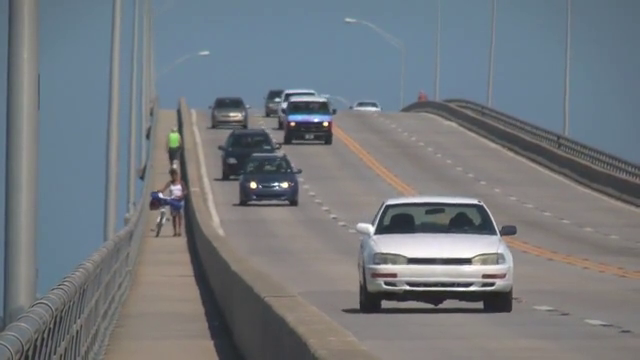
#> input picture frame 91 of ex2.5/video/ex1.mp4, 640 x 360 px
$ python csk_track.py
#> lines starting #> are read from the running program, lines starting #| are printed output that depends on the picture
### ex2.5/csk.py
import numpy as np

class CSK:
    def __init__(self):
        self.eta = 0.075
        self.sigma = 0.2
        self.lmbda = 0.01

    def init(self,frame,x1,y1,width,height):
        # Save position and size of bbox
        self.x1 = x1
        self.y1 = y1
        self.width = width if width%2==0 else width-1
        self.height = height if height%2==0 else height-1

        # Crop & Window
        self.x = self.crop(frame,x1,y1,self.width,self.height)

        # Generate regression target
        self.y = self.target(self.width,self.height)
        self.prev = np.unravel_index(np.argmax(self.y, axis=None), self.y.shape) # Maximum position

        # Training
        self.alphaf = self.training(self.x,self.y,self.sigma,self.lmbda)

    # [22 lines left out: function update, not called in this run]


    def dgk(self, x1, x2, sigma):
        c = np.fft.fftshift(np.fft.ifft2(np.fft.fft2(x1)*np.conj(np.fft.fft2(x2))))
        d = np.dot(np.conj(x1.flatten(1)),x1.flatten(1)) + np.dot(np.conj(x2.flatten(1)),x2.flatten(1)) - 2*c
        k = np.exp(-1/sigma**2*np.abs(d)/np.size(x1))
        return k

    def training(self, x, y, sigma, lmbda):
        k = self.dgk(x, x, sigma)
        alphaf = np.fft.fft2(y)/(np.fft.fft2(k)+lmbda)
        return alphaf

    # [4 lines left out: function detection, not called in this run]

    def window(self,img):
        height = img.shape[0]
        width = img.shape[1]

        j = np.arange(0,width)
        i = np.arange(0,height)
        J, I = np.meshgrid(j,i)
        window = np.sin(np.pi*J/width)*np.sin(np.pi*I/height)
        windowed = window*((img/255)-0.5)

        return windowed

    def crop(self,img,x1,y1,width,height):
        pad_y = [0,0]
        pad_x = [0,0]

        if (y1-height/2) < 0:
            y_up = 0
            pad_y[0] = int(-(y1-height/2))
        else:
            y_up = int(y1-height/2)

        if (y1+3*height/2) > img.shape[0]:
            y_down = img.shape[0]
            pad_y[1] = int((y1+3*height/2) - img.shape[0])
        else:
            y_down = int(y1+3*height/2)

        if (x1-width/2) < 0:
            x_left = 0
            pad_x[0] = int(-(x1-width/2))
        else:
            x_left = int(x1-width/2)

        if (x1+3*width/2) > img.shape[1]:
            x_right = img.shape[1]
            pad_x[1] = int((x1+3*width/2) - img.shape[1])
        else:
            x_right = int(x1+3*width/2)

        cropped = img[y_up:y_down,x_left:x_right]
        padded = np.pad(cropped,(pad_y,pad_x),'edge')
        windowed = self.window(padded)
        return windowed

    def target(self,width,height):
        double_height = 2 * height
        double_width = 2 * width
        s = np.sqrt(double_height*double_width)/16

        j = np.arange(0,double_width)
        i = np.arange(0,double_height)
        J, I = np.meshgrid(j,i)
        y = np.exp(-((J-width)**2+(I-height)**2)/s**2)

        return y

### ex2.5/csk_track.py
from csk import *
import cv2
import time

sequence_path = "../video/ex1.mp4"
cap = cv2.VideoCapture(sequence_path)
# 视频的第一帧
ret, img=cap.read()
#> img is the input picture: shape (360, 640, 3); mean B, G, R 126.6, 121.2, 115.7
frame = cv2.cvtColor(img, cv2.COLOR_BGR2GRAY)
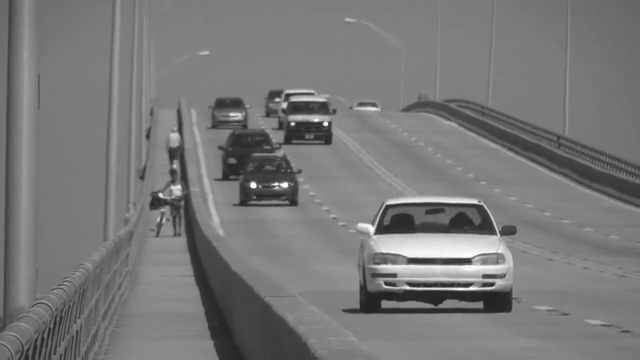
#> frame: shape (360, 640); min 30, max 255, mean 120.1
# 设置窗口的初始位置
x, y, w, h = 300, 200, 100, 50 # simply hardcoded the values

tracker = CSK() # CSK instance
tracker.init(frame,x,y,w,h) # initialize CSK tracker with GT bounding box
#> in crop, `cropped = img[y_up:y_down,x_left:x_right]`:
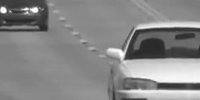
#> cropped: shape (100, 200); min 39, max 255, mean 134.9
#> in window, `windowed = window*((img/255)-0.5)`:
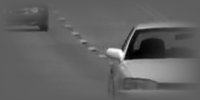
#> windowed: shape (100, 200) float64; min -0.279, max 0.472, mean 0.0117; drawn with min black and max white
#> (the run stopped early here; a loop or call above may not have finished)

$ run again, starting later in the video
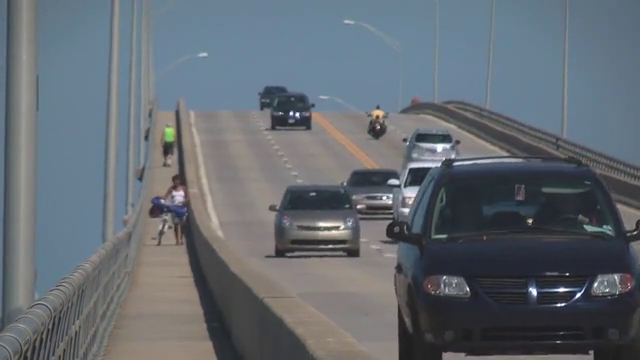
#> input picture frame 411 of ex2.5/video/ex1.mp4, 640 x 360 px
#> img is the input picture: shape (360, 640, 3); mean B, G, R 113.8, 106.6, 99.3
#> in crop, `cropped = img[y_up:y_down,x_left:x_right]`:
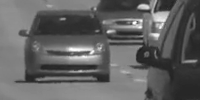
#> cropped: shape (100, 200); min 30, max 255, mean 98.2
#> in window, `windowed = window*((img/255)-0.5)`:
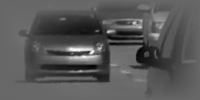
#> windowed: shape (100, 200) float64; min -0.318, max 0.465, mean -0.0467; drawn with min black and max white

$ run again, starting later in the video
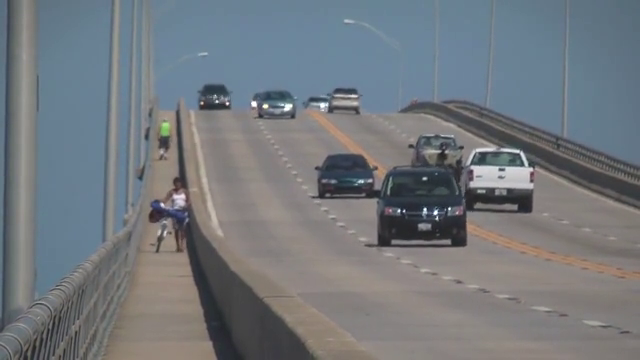
#> input picture frame 731 of ex2.5/video/ex1.mp4, 640 x 360 px
#> img is the input picture: shape (360, 640, 3); mean B, G, R 125.5, 120.3, 115.1
#> `frame = cv2.cvtColor(img, cv2.COLOR_BGR2GRAY)`:
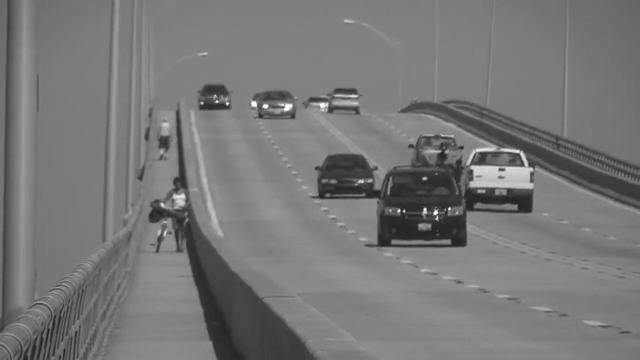
#> frame: shape (360, 640); min 32, max 255, mean 119.3
#> in window, `windowed = window*((img/255)-0.5)`:
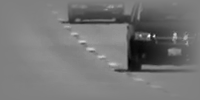
#> windowed: shape (100, 200) float64; min -0.306, max 0.305, mean -0.0216; drawn with min black and max white
